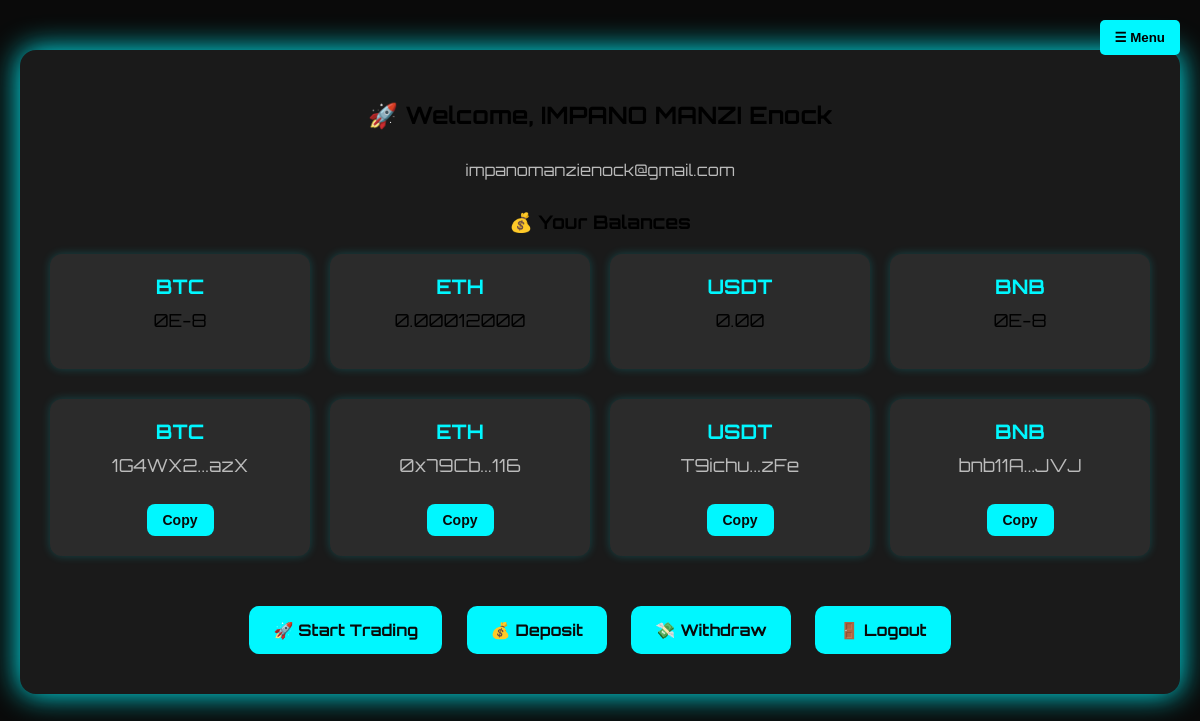
The page /dash/ (signed in) on the database its author committed.
### db/models.py (models this page shows, shortened)
class User(UserMixin, db.Model):
    __tablename__ = 'users'
    id = db.Column(db.Integer, primary_key=True)
    full_name = db.Column(db.String(255), nullable=False)
    email = db.Column(db.String(255), nullable=False, unique=True)
    password = db.Column(db.String(255), nullable=False)
    withdraw_password = db.Column(db.String(255), nullable=False)
    role = db.Column(SQLAlchemyEnum(UserRole), nullable=False, default=UserRole.USER)
    created_at = db.Column(db.DateTime, default=datetime.utcnow)
    updated_at = db.Column(db.DateTime, default=datetime.utcnow, onupdate=datetime.utcnow)
    kyc = db.relationship('KYC', back_populates='user', uselist=False, cascade='all, delete-orphan')
    account = db.relationship('Account', back_populates='user', uselist=False)
    btc_wallet = db.relationship('BTCWallet', back_populates='user', cascade='all, delete-orphan', uselist=False)
    eth_wallet = db.relationship('ETHWallet', back_populates='user', cascade='all, delete-orphan',uselist=False)
    usdt_wallet = db.relationship('USDTWallet', back_populates='user', cascade='all, delete-orphan',uselist=False)
    bnb_wallet= db.relationship('BNBWallet', back_populates='user', cascade='all, delete-orphan',uselist=False)

class Account(db.Model):
    __tablename__ = 'account'
    id = db.Column(db.Integer, primary_key=True)
    user_id = db.Column(db.Integer, db.ForeignKey('users.id'), nullable=False, unique=True)
    account_status = db.Column(db.String(50), nullable=False)
    BTC = db.Column(db.Numeric(precision=18, scale=8), nullable=True, default=0)
    ETH = db.Column(db.Numeric(precision=18, scale=8), nullable=False, default=0)
    USDT = db.Column(db.Numeric(precision=18, scale=2), nullable=True, default=0)
    BNB = db.Column(db.Numeric(precision=18, scale=8), nullable=True, default=0)
    user = db.relationship('User', back_populates='account')

class BTCWallet(db.Model):
    __tablename__ = 'btc_wallets'
    id = db.Column(db.Integer, primary_key=True)
    user_id = db.Column(db.Integer, db.ForeignKey('users.id'), nullable=False,  unique=True)
    deposit = db.Column(db.String(255), nullable=False)
    withdraw= db.Column(db.String(255), nullable=False)
    deposit_key = db.Column(db.String(255), nullable=False)
    withdraw_key = db.Column(db.String(255), nullable=False)
    created_at = db.Column(db.DateTime, default=datetime.utcnow)
    user = db.relationship('User', back_populates='btc_wallet')

class ETHWallet(db.Model):
    __tablename__ = 'eth_wallets'
    id = db.Column(db.Integer, primary_key=True)
    user_id = db.Column(db.Integer, db.ForeignKey('users.id'), nullable=False, unique=True)
    deposit = db.Column(db.String(255), nullable=False)
    withdraw = db.Column(db.String(255), nullable=False)
    deposit_key = db.Column(db.String(255), nullable=False)
    withdraw_key = db.Column(db.String(255), nullable=False)
    created_at = db.Column(db.DateTime, default=datetime.utcnow)
    user = db.relationship('User', back_populates='eth_wallet')

class USDTWallet(db.Model):
    __tablename__ = 'usdt_wallets'
    id = db.Column(db.Integer, primary_key=True)
    user_id = db.Column(db.Integer, db.ForeignKey('users.id'), nullable=False,unique=True)
    deposit = db.Column(db.String(255), nullable=False)
    withdraw = db.Column(db.String(255), nullable=False)
    deposit_key = db.Column(db.String(255), nullable=False)
    withdraw_key = db.Column(db.String(255), nullable=False)
    created_at = db.Column(db.DateTime, default=datetime.utcnow)
    network = db.Column(db.String(50), nullable=False, default='TRC20')  # Could be ERC20 or TRC20
    user = db.relationship('User', back_populates='usdt_wallet')

class BNBWallet(db.Model):
    __tablename__ = 'bnb_wallets'
    id = db.Column(db.Integer, primary_key=True)
    user_id = db.Column(db.Integer, db.ForeignKey('users.id'), nullable=False, unique=True)
    deposit = db.Column(db.String(255), nullable=False)
    withdraw = db.Column(db.String(255), nullable=False)
    deposit_key = db.Column(db.String(255), nullable=False)
    withdraw_key = db.Column(db.String(255), nullable=False)
    created_at = db.Column(db.DateTime, default=datetime.utcnow)
    user = db.relationship('User', back_populates='bnb_wallet')

### blueprints/dashboard.py (the view)
@dash_bprt.route("/", methods=["GET", "POST"])
@login_required
def dashboard():
    user_info = {
            'full_name': current_user.full_name,
            'email': current_user.email,
            'balances': {
                'BTC': current_user.account.BTC,
                'ETH': current_user.account.ETH,
                'USDT':current_user.account.USDT,
                'BNB': current_user.account.BNB
            },
            'deposit_addresses': {
                'BTC': current_user.btc_wallet.deposit,
                'ETH': current_user.eth_wallet.deposit,
                'USDT': current_user.usdt_wallet.deposit,
                'BNB': current_user.bnb_wallet.deposit
            }
        }
    return render_template('user/dashboard.html', user=user_info)

### app.py (called while the page is built)
@login_manager.user_loader
def load_user(user_id):
    return User.query.get(int(user_id))

### templates/user/dashboard.html (shortened to what this page needs)
<!DOCTYPE html>
<html lang="en">
<head>
    <link rel="stylesheet" href="{{ url_for('static', filename='css/user/style.css') }}">
</head>
<body class="bg-dark text-light">
        <div class="menu-container">
            <button class="menu-btn" onclick="toggleMenu()">☰ Menu</button>
        </div>
    <div class="dashboard-container">
        <div class="dashboard-header">
            <h2>🚀 Welcome, {{ user.full_name }}</h2>
            <p class="subtitle">{{ user.email }}</p>
        </div>
        <div class="balances-section">
            <h3>💰 Your Balances</h3>
            <div class="balances-grid">
                {% for coin, amount in user.balances.items() %}
                <div class="balance-card">
                    <h4>{{ coin }}</h4>
                    <p>{{ amount }}</p>
                </div>
                {% endfor %}
            </div>
        </div>
        <div class="deposit-grid">
            {% for coin, address in user.deposit_addresses.items() %}
            <div class="deposit-card">
                <h4>{{ coin }}</h4>
                <p class="wallet-address" id="address-{{ loop.index }}" data-full="{{ address }}">
                    {{ address[:6] }}...{{ address[-3:] }}
                </p>
                <button class="copy-btn" onclick="copyAddress('address-{{ loop.index }}')">Copy</button>
            </div>
            {% endfor %}
        </div>
        <div class="dashboard-buttons">
            <a href="{{ url_for('trading.trade') }}" class="btn">🚀 Start Trading</a>
            <a href="{{ url_for('account.deposit') }}" class="btn">💰 Deposit</a>
            <a href="{{ url_for('account.withdraw') }}" class="btn">💸 Withdraw</a>
            <a href="{{ url_for('auth.logout') }}" class="btn btn-logout">🚪 Logout</a>
        </div>
    </div>
</body>
</html>

### static/css/user/style.css (style rules this page uses)
body { font-family: 'Orbitron', sans-serif; background: #0a0a0a; margin: 0; padding: 0; }
.dashboard-container { max-width: 1100px; margin: 50px auto; padding: 30px; background: #1a1a1a; border-radius: 16px; box-shadow: 0 0 30px #00f7ff; text-align: center; }
.dashboard-header { margin-bottom: 30px; }
.subtitle { font-size: 16px; color: #bbb; }
.balances-section, .deposit-section { margin: 30px 0; text-align: center; }
.balances-grid, .deposit-grid { display: grid; grid-template-columns: repeat(auto-fit, minmax(200px, 1fr)); gap: 20px; margin-top: 20px; }
.balance-card, .deposit-card { background: #2b2b2b; padding: 20px; border-radius: 12px; box-shadow: 0 0 10px #00f7ff33; transition: 0.3s; }
.balance-card h4, .deposit-card h4 { margin: 0; font-size: 20px; color: #00f7ff; }
.balance-card p, .deposit-card p { margin-top: 10px; font-size: 18px; }
.wallet-address { font-size: 14px; color: #bbb; word-break: break-all; }
.dashboard-buttons { margin-top: 40px; }
.btn { display: inline-block; background: #00f7ff; color: #0f0f0f; padding: 14px 24px; margin: 10px; border-radius: 10px; text-decoration: none; font-weight: bold; transition: 0.3s; }
.btn-logout { background: #ff4d4d; }
.copy-btn { margin-top: 10px; padding: 8px 16px; background-color: #00f7ff; border: none; border-radius: 8px; font-size: 14px; font-weight: bold; cursor: pointer; color: #0a0a0a; transition: 0.3s; }
h2 { margin-bottom: 30px; }
.btn { background: #00f7ff; color: #0a0a0a; padding: 14px 24px; border-radius: 10px; font-weight: bold; cursor: pointer; transition: 0.3s; }

### templates/user/dashboard.html (style rules this page uses)
.menu-container { position: absolute; top: 20px; right: 20px; }
.menu-btn { background-color: #00f7ff; border: none; padding: 10px 15px; border-radius: 5px; color: black; font-weight: bold; cursor: pointer; }

### rows shown on the page
User: full_name "IMPANO MANZI Enock", email "impanomanzienock@gmail.com"
Account: balances "0E-8" "0.00012000" "0.00" "0E-8"
BTCWallet: coin "BTC", deposit "1G4WX2", deposit "azX"
ETHWallet: coin "ETH", deposit "0x79Cb", deposit "116"
USDTWallet: coin "USDT", deposit "T9ichu", deposit "zFe"
BNBWallet: coin "BNB", deposit "bnb11A", deposit "JVJ"

### other values the page prints
{{ coin }} "BTC" "ETH" "USDT" "BNB"
